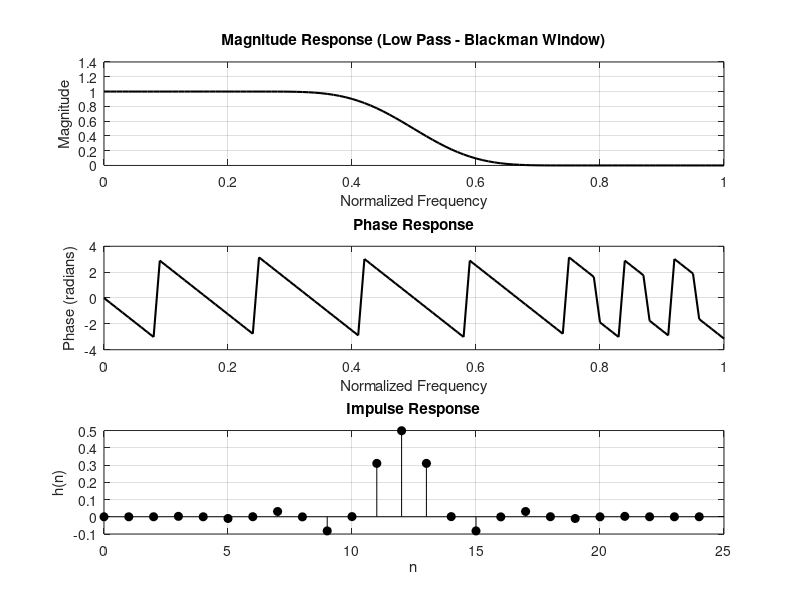

This chart was generated by the following MATLAB code:
clc;
clear;
close all;

% Design of Low Pass FIR Filter using Blackman Window
wc = 0.5*pi;     % Cutoff frequency
N = 25;          % Filter length

b = fir1(N-1, wc/pi, 'low', blackman(N));

disp('b = ');
disp(b)

% Frequency response
w = 0:0.01*pi:pi;
h = freqz(b, 1, w);

% ----------- PLOTS ----------------
figure;

% 1. Magnitude Response
subplot(3,1,1);
plot(w/pi, abs(h), 'k', 'LineWidth', 1.5);
xlabel('Normalized Frequency');
ylabel('Magnitude');
title('Magnitude Response (Low Pass - Blackman Window)');
grid on;

% 2. Phase Response
subplot(3,1,2);
plot(w/pi, angle(h), 'k', 'LineWidth', 1.5);
xlabel('Normalized Frequency');
ylabel('Phase (radians)');
title('Phase Response');
grid on;

% 3. Impulse Response
subplot(3,1,3);
stem(0:length(b)-1, b, 'k', 'filled');
xlabel('n');
ylabel('h(n)');
title('Impulse Response');
grid on;
